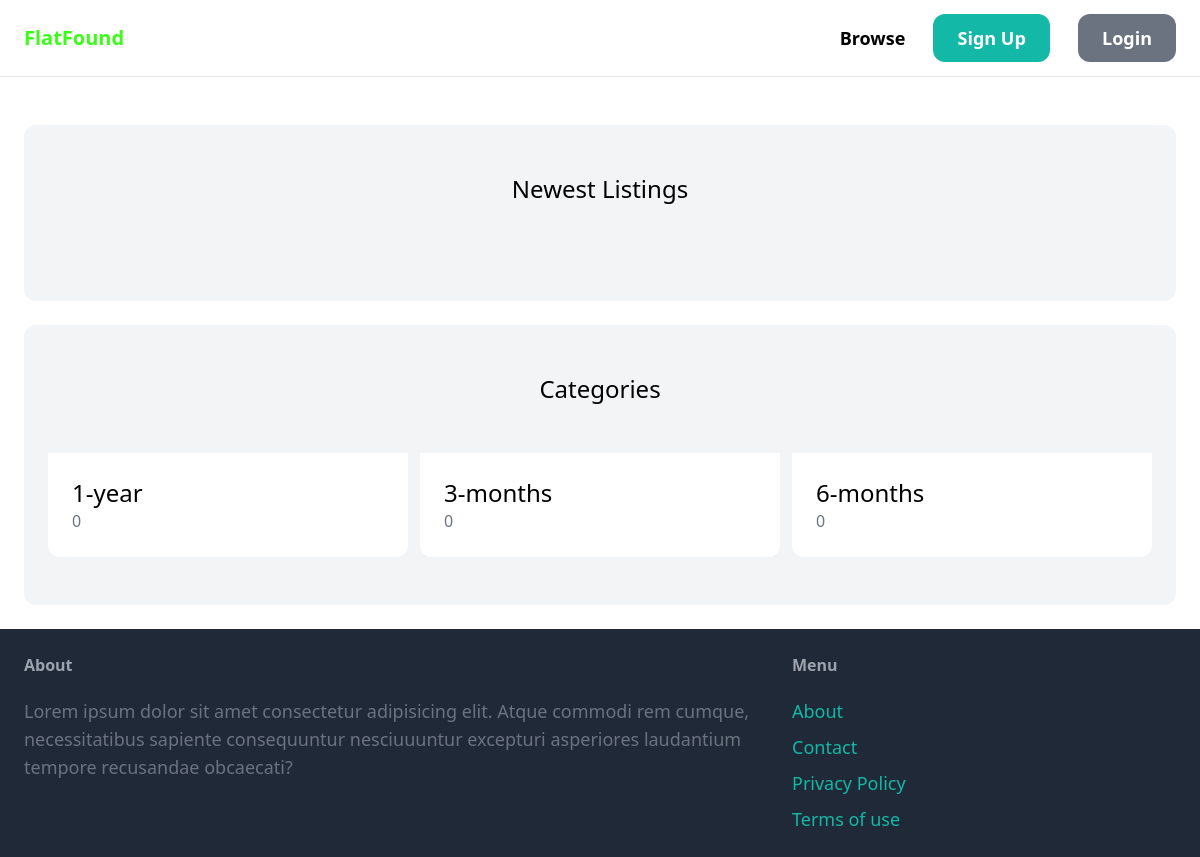
/, run on an earlier commit of the app's database.
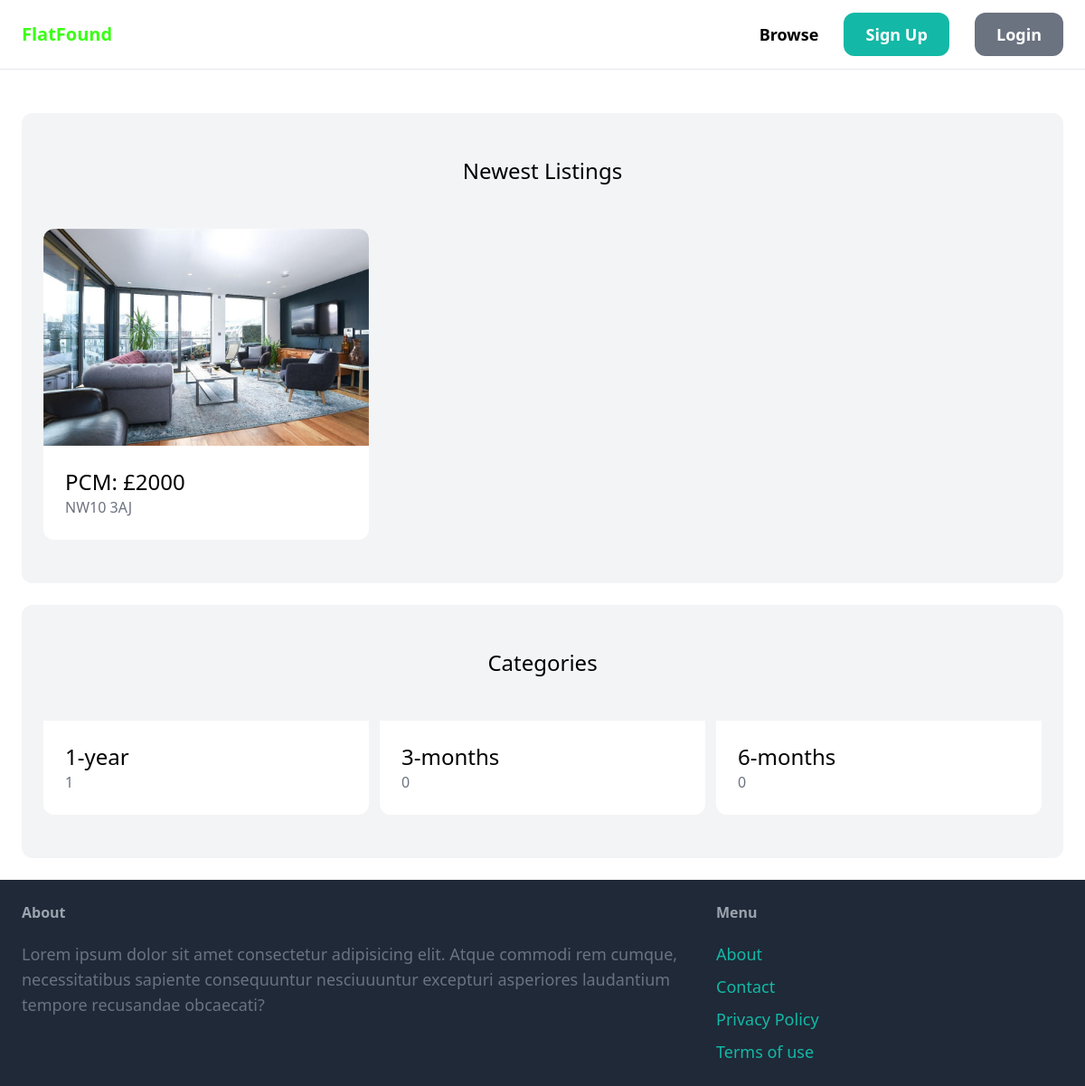
And on a later commit of the database.
### property/models.py (models this page shows, shortened)
class Category(models.Model):
    name = models.CharField(max_length=255)
    class Meta:
        ordering = ('name',)
        verbose_name_plural = 'Categories'

class Property(models.Model):
    category = models.ForeignKey(
        Category, related_name='properties', on_delete=models.CASCADE)
    price_pcm = models.IntegerField()
    ppw = models.FloatField()
    address = models.TextField(blank=True, null=True)
    postcode = models.TextField(blank=True, null=True)
    description = models.TextField(blank=True, null=True)
    image = models.ImageField(upload_to='prop_images', blank=True, null=True)
    created_by = models.ForeignKey(
        User, related_name='properties', on_delete=models.CASCADE)
    created_at = models.DateField(auto_now_add=True)

### core/views.py (the view)
# urls.py: path('', views.index, name='index'),
def index(request):
    properties = Property.objects.all()[0:6]
    categories = Category.objects.all
    return render(request, 'core/index.html', {
        'categories': categories,
        'properties': properties
    })

### core/templates/core/index.html (shortened to what this page needs)
{% extends 'core/base.html' %}
{% block content %}
<div class="mt-6 px-6 py-12 bg-gray-100 rounded-xl">
    <h2 class="mb-12 text-2xl text-center">Newest Listings</h2>
    <div class="grid grid-cols-3 gap-3 mt-6">
        {% for property in properties %}
        <div>
            <a href="{% url 'property:detail' property.id %}">
                <div>
                    <img src="{{ property.image.url }}" alt="" class="rounded-t-xl">
                </div>
                <div class="p-6 bg-white rounded-b-xl">
                    <h2 class="text-2xl">PCM: £{{property.price_pcm}}</h2>
                    <p class="text-gray-500">{{property.postcode}}</p>
                </div>
            </a>
        </div>
        {% endfor %}
    </div>
</div>
<div class="mt-6 px-6 py-12 bg-gray-100 rounded-xl">
    <h2 class="mb-12 text-2xl text-center">Categories</h2>
    <div class="grid grid-cols-3 gap-3">
        {% for category in categories %}
        <a href="#">
            <div class="p-6 bg-white rounded-b-xl">
                <h2 class="text-2xl">{{ category.name }}</h2>
                <p class="text-gray-500"> {{ category.properties.count }}</p>
            </div>
        </a>
        {% endfor %}
    </div>
</div>
{% endblock %}

What changed in the data, as far as the page shows it:
added Property: image (picture), price_pcm "2000", postcode "NW10 3AJ"
computed for Category "1-year": properties.count "0" → "1"
